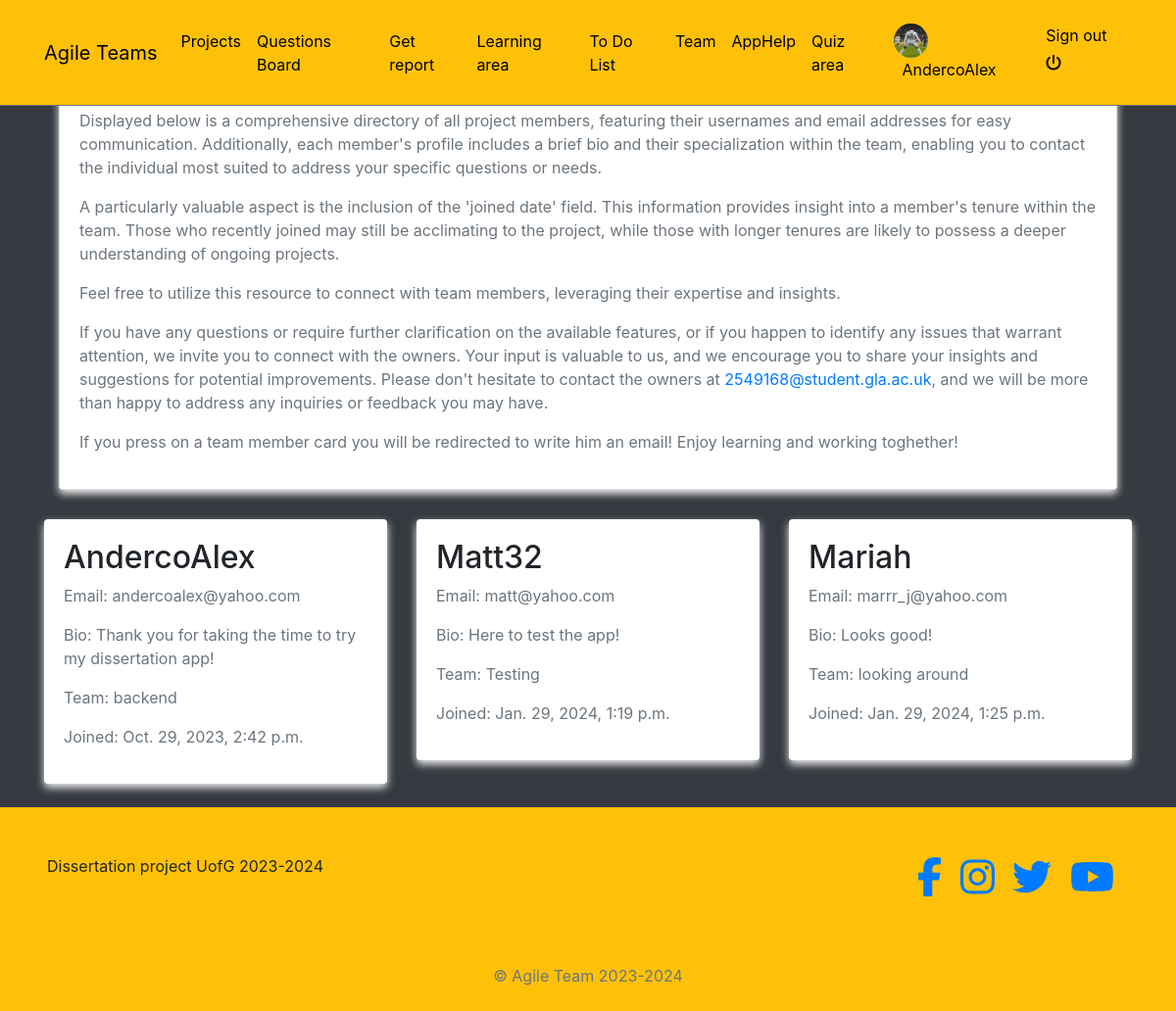
/team/ (signed in), run on an earlier commit of the app's database.
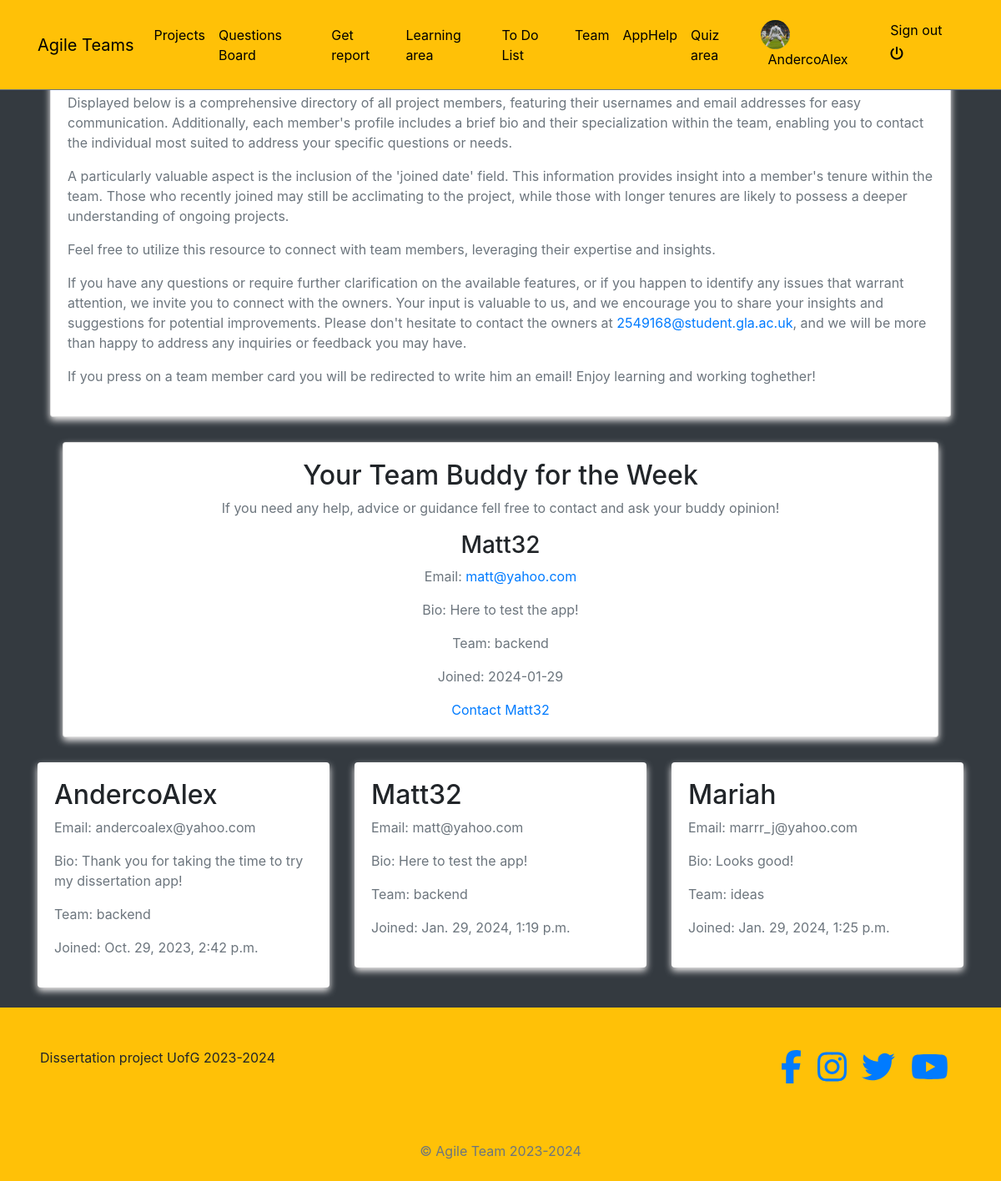
And on a later commit of the database.
### profiles/models.py (models this page shows, shortened)
class Profile(models.Model):
    user = models.OneToOneField(User, on_delete=models.CASCADE)
    bio = models.TextField()
    profile_picture = models.ImageField(upload_to=get_upload_path, default="uploads/profile/img/avatar.png", validators=[FileExtensionValidator(['png', 'jpg', 'jpeg'])])
    team = models.CharField(max_length=200, choices=TEAM_CHOICES)  # Use choices for team
    updated = models.DateTimeField(auto_now=True)
    created = models.DateTimeField(auto_now_add=True)

### agile/views.py (the view)
# urls.py: path('team/', views.team, name='team'),
@login_required
def team(request):
    user_profile = request.user.profile
    members = Profile.objects.all()
    current_week = datetime.now().isocalendar().week
    seed = str(request.user.id) + str(current_week)
    random.seed(seed)
    teammates = Profile.objects.filter(team=user_profile.team).exclude(user=request.user)
    buddy = None
    if teammates.exists():
        buddy = random.choice(teammates)
    context = {
        'buddy': buddy,
        'members': members,
    }
    return render(request, 'team.html', context)

### blogs/context_processors.py (called while the page is built)
def get_categories(request):
    categories = Category.objects.all()
    return dict(categories=categories)

### profiles/context_processors.py (called while the page is built)
def profile_pic(request):
    if request.user.is_authenticated:
        user = request.user
        try:
            profile_obj = Profile.objects.get(user=user)
            pic = profile_obj.profile_picture
        except Profile.DoesNotExist:
            pic = None
        return {'picture':pic}
    return {}

def get_profile(request):
    if request.user.is_authenticated:
        user = request.user
        try:
            profile_obj = Profile.objects.get(user=user)
        except Profile.DoesNotExist:
            pic = None
        return {'profile':profile_obj}
    return {}

### templates/team.html (shortened to what this page needs)
{% extends 'base.html' %}
    {% load static %}
    {% block content %}
    {% if request.user.is_authenticated  %}
    <div class="container" style="margin-top: 70px;">
        <div class="container">
            <div class="card">
                <div class="card-body">
                    <p>Displayed below is a comprehensive directory of all project members, featuring their usernames and email addresses for easy communication. Additionally, each member's profile includes a brief bio and their specialization within the team, enabling you to contact the individual most suited to address your specific questions or needs.</p>
                    <p>A particularly valuable aspect is the inclusion of the 'joined date' field. This information provides insight into a member's tenure within the team. Those who recently joined may still be acclimating to the project, while those with longer tenures are likely to possess a deeper understanding of ongoing projects.</p>
                    <p>Feel free to utilize this resource to connect with team members, leveraging their expertise and insights. </p>
                                    <p>If you have any questions or require further clarification on the available features, or if you happen to identify any issues that warrant attention, we invite you to connect with the owners. Your input is valuable to us, and we encourage you to share your insights and suggestions for potential improvements. Please don't hesitate to contact the owners at <a href="mailto:2549168@student.gla.ac.uk">2549168@student.gla.ac.uk</a>, and we will be more than happy to address any inquiries or feedback you may have.</p>
                    <p>If you press on a team member card you will be redirected to write him an email! Enjoy learning and working toghether!</p>
                </div>
            </div>
        </div>
        {% if buddy %}
        <div class="container" style="margin-top: 30px;">
            <div class="container">
                <div class="card">
                    <div class="card-body" style="text-align: center;">
                        <h2>Your Team Buddy for the Week</h2>
                        <p>If you need any help, advice or guidance fell free to contact and ask your buddy opinion!</p>
                        <h3>{{ buddy.user.username }}</h3>
                        <p>Email: <a href="mailto:{{ buddy.user.email }}">{{ buddy.user.email }}</a></p>
                        <p>Bio: {{ buddy.bio }}</p>
                        <p>Team: {{ buddy.team }}</p>
                        <p>Joined: {{ buddy.created|date:"Y-m-d" }}</p>
                        <a href="mailto:{{ buddy.user.email }}">Contact {{ buddy.user.username }}</a>
                    </div>
                </div>
            </div>
        </div>
        {% endif %}
        <div class="row" style="margin-top: 30px;">
            {% for member in members %}
            <div class="col-md-4 mb-4">
                <a href="mailto:{{ member.user.email }}" style="text-decoration: none; color: inherit;">
                    <div class="card border-0">
                        <div class="card-body">
                            <h2>{{ member.user.username }}</h2>
                            <p>Email: {{ member.user.email }}</p>
                            <p>Bio: {{ member.bio }}</p>
                            <p>Team: {{ member.team }}</p>
                            <p>Joined: {{ member.created }}</p>
                        </div>
                    </div>
                </a>
            </div>
            {% endfor %}
        </div>
    </div>
    {% else %}
    <div class="text-white text-center h3" style="margin-top: 70px;"> Please log in! </div>
    {% endif %}
    {% endblock %}

### templates/base.html (shortened to what this page needs)
{% load static %}
<!doctype html>
<html lang="en">
<head>
    <link rel="stylesheet" type="text/css" href="{% static "style.css" %}">
    <link rel="stylesheet" type="text/css" href="{% static "test.css" %}">
   <link rel="stylesheet" href="https://cdn.jsdelivr.net/npm/bootstrap@4.4.1/dist/css/bootstrap.min.css">
    <link href="//maxcdn.bootstrapcdn.com/bootstrap/4.1.1/css/bootstrap.min.css" rel="stylesheet" id="bootstrap-css">
</head>
<body>
   {% include 'navbar.html' %}
    <section class="bg-dark">
        <div class="pt-big">
        {% block content %}
        {% endblock content %}
        </div>
    </section>
    {% include "footer.html" %}
</body>
</html>

### templates/navbar.html (shortened to what this page needs)
<!DOCTYPE html>
<html lang="en">
<head>
</head>
<body>
<nav class="navbar navbar-icon-top navbar-expand-lg navbar-dark bg-warning border-bottom border-secondary fixed-top py-3">
    <div class="container">
        <a class="navbar-brand" href="{% url 'help' %}">Agile Teams</a>
        <div class="collapse navbar-collapse" id="navbarSupportedContent">
            <ul class="navbar-nav mr-auto">
                <li class="nav-item">
                    <a class="nav-link" href="{% url "reports:home" %}">Projects</a>
                </li>
                <li class="nav-item">
                    <a class="nav-link" href="{% url "posts:post-list" %}">Questions Board</a>
                </li>
                <li class="nav-item">
                    <a class="nav-link" href="{% url "reports:select-view" %}">Get report</a>
                </li>
                <li class="nav-item">
                    <a class="nav-link" href="{% url 'home' %}">Learning area</a>
                </li>
                <li class="nav-item">
                    <a class="nav-link" href="{% url 'todo' %}">To Do List</a>
                </li>
                <li class="nav-item">
                    <a class="nav-link" href="{% url 'team' %}">Team</a>
                </li>
                <li class="nav-item">
                    <a class="nav-link" href="{% url 'help' %}">AppHelp</a>
                </li>
                <li class="nav-item">
                    <a class="nav-link" href="{% url 'quiz:quiz_home' %}">Quiz area</a>
                </li>
            </ul>
            <ul class='navbar-nav'>
                {% if request.user.is_authenticated %}
                    <li class='nav-item'>
                        <a class='nav-link' href='{% url "profiles:profile-view" %}'>
                            <img src='{{picture.url}}' class='img-avatar' alt='profile picture'>
                            <span class='ml-2'> {{request.user}} </span>
                        </a>
                    </li>
                    <li class="nav-item">
                        <a class="nav-link" href="{% url 'account_logout' %}">
                            Sign out <i class="fas fa-power-off mt-2"></i>
                        </a>
                    </li>
                {% else %}
                    <li class="nav-item">
                        <a class="nav-link" href="{% url 'account_login' %}">
                            Sign in <i class="fa fa-sign-in-alt"></i>
                        </a>
                    </li>
                {% endif %}
            </ul>
        </div>
    </div>
</nav>
</body>
</html>

### templates/footer.html (shortened to what this page needs)
<footer  >
    <div class="col-12 bg-warning" >
        <div class="row">
            <div class="col-8 p-5">
                Dissertation project UofG 2023-2024
            </div>
            <div class="col-4 p-5">
                <div class="container h1 text-right">
                    <a href="{% url "social" %}"><i class="fab fa-facebook-f ml-2"></i></a>
                    <a href="{% url "social" %}"><i class="fab fa-instagram ml-2"></i></a>
                    <a href="{% url "social" %}"><i class="fab fa-twitter ml-2"></i></a>
                    <a href="{% url "social" %}"><i class="fab fa-youtube ml-2"></i></a>
                </div>
            </div>
        </div>
    </div>
    <div class="col-12 bg-warning text-center p-2"><p>&copy; Agile Team 2023-2024<p></div>
</footer>

### static/style.css (style rules this page uses)
.pt-big { padding-top: 20px; }
.img-avatar { height: 35px; width: 35px; border-radius: 50%; }
body { background-color: orange; }

### static/test.css (style rules this page uses)
body { font-family: 'Arial', sans-serif; background-color: orange; margin: 0; padding: 0; }
.navbar-nav .nav-link { color: black !important; }
.card { box-shadow: 0 4px 8px #f5f3f3; transition: transform 0.3s, box-shadow 0.3s; }
.card-body { padding: 20px; }
h2 { color: #343a40; }
p { color: #6c757d; }
.text-center { text-align: center; }

### templates/navbar.html (style rules this page uses)
.navbar-nav .nav-link { color: black !important; }
.navbar-brand { color: black !important; }

What changed in the data, as far as the page shows it:
changed Profile "Here to test the app!": user.username (not shown) → "Matt32"; user.email (not shown) → "matt@yahoo.com"; bio (not shown) → "Here to test the app!"; team (not shown) → "backend"; created (not shown) → "2024-01-29"; team "Testing" → "backend"
changed Profile "Looks good!": team "looking around" → "ideas"
Also different on the page:
text now shown: "Your Team Buddy for the Week If you need any help, advice or guidance fell free to contact and ask your buddy opinion! Email: Bio: Team: Joined: Contact"
